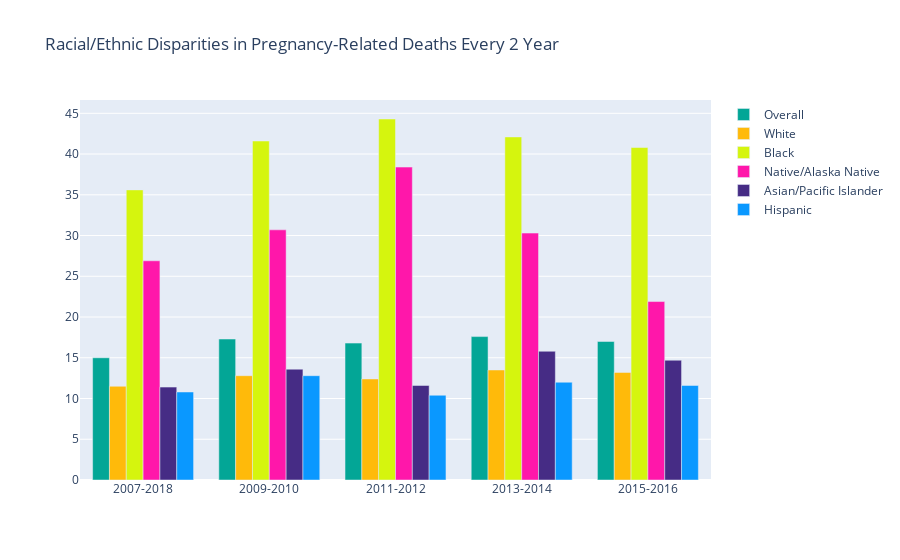

The notebook cell saved with this chart:
### Code cell
fig = go.Figure(data=[
    go.Bar(name='Overall', x=t_df['Time Period'], y=t_df[' Total PRMR'],marker_color='#03A696'),
    go.Bar(name='White', x=t_df['Time Period'], y=t_df['White PRMR'],marker_color='#FFBA0A'),
    go.Bar(name='Black', x=t_df['Time Period'], y=t_df['Black PRMR'],marker_color='#D5F50E'),
    go.Bar(name='Native/Alaska Native', x=t_df['Time Period'], y=t_df['AI/AN PRMR'],marker_color='#FF17AA'),
    go.Bar(name='Asian/Pacific Islander', x=t_df['Time Period'], y=t_df['Asian/ PI'], marker_color='#462C85'),
    go.Bar(name='Hispanic', x=t_df['Time Period'], y=t_df['Hispanic PRMR'],marker_color='#0A98FF'),
])

fig.update_layout(barmode='group')
fig.update_layout(title='Racial/Ethnic Disparities in Pregnancy-Related Deaths Every 2 Year')
fig.show()

### Figure 1 — Plotly figure (JSON) as saved in the notebook; plotly's stock layout.template omitted (floating-point values rounded to 4 significant figures)
{"data": [{"marker": {"color": "#03A696"}, "name": "Overall", "type": "bar", "x": ["2007-2018", "2009-2010", "2011-2012", "2013-2014", "2015-2016"], "y": [15, 17.3, 16.8, 17.6, 17]}, {"marker": {"color": "#FFBA0A"}, "name": "White", "type": "bar", "x": ["2007-2018", "2009-2010", "2011-2012", "2013-2014", "2015-2016"], "y": [11.5, 12.8, 12.4, 13.5, 13.2]}, {"marker": {"color": "#D5F50E"}, "name": "Black", "type": "bar", "x": ["2007-2018", "2009-2010", "2011-2012", "2013-2014", "2015-2016"], "y": [35.6, 41.6, 44.3, 42.1, 40.8]}, {"marker": {"color": "#FF17AA"}, "name": "Native/Alaska Native", "type": "bar", "x": ["2007-2018", "2009-2010", "2011-2012", "2013-2014", "2015-2016"], "y": [26.9, 30.7, 38.4, 30.3, 21.9]}, {"marker": {"color": "#462C85"}, "name": "Asian/Pacific Islander", "type": "bar", "x": ["2007-2018", "2009-2010", "2011-2012", "2013-2014", "2015-2016"], "y": [11.4, 13.6, 11.6, 15.8, 14.7]}, {"marker": {"color": "#0A98FF"}, "name": "Hispanic", "type": "bar", "x": ["2007-2018", "2009-2010", "2011-2012", "2013-2014", "2015-2016"], "y": [10.8, 12.8, 10.4, 12, 11.6]}], "layout": {"autosize": true, "barmode": "group", "title": {"text": "Racial/Ethnic Disparities in Pregnancy-Related Deaths Every 2 Year"}, "xaxis": {"autorange": true, "range": [-0.5, 4.5], "type": "category"}, "yaxis": {"autorange": true, "range": [0, 46.63], "type": "linear"}}}
